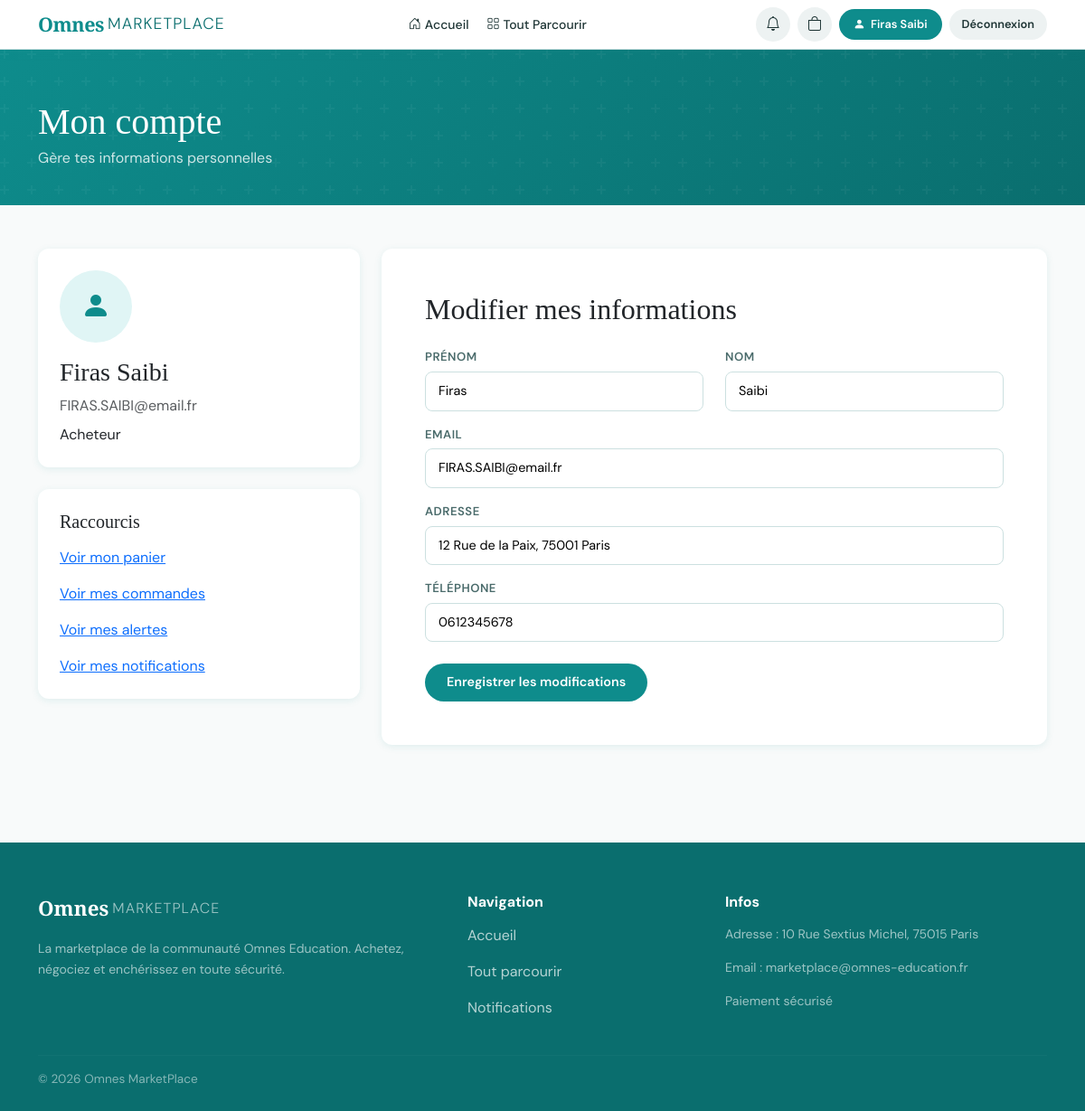
The page /account.php (signed in) on the database its author committed.
### tables this page shows
CREATE TABLE `acheteur` (
  `idAcheteur` int(11) NOT NULL,
  `nom` varchar(100) NOT NULL,
  `prenom` varchar(100) NOT NULL,
  `email` varchar(150) NOT NULL,
  `mdp` varchar(255) NOT NULL,
  `adresse` text,
  `NumTelephone` varchar(20) DEFAULT NULL,
  `clause_acceptee` tinyint(1) DEFAULT '0',
  `created_at` timestamp NOT NULL DEFAULT CURRENT_TIMESTAMP
);

### includes/helpers.php (called while the page is built, shortened)
<?php
function h(string $str): string {
    return htmlspecialchars($str, ENT_QUOTES, 'UTF-8');
}

### config/session.php (called while the page is built, shortened)
<?php
function currentUserRole(): ?string {
    return $_SESSION['user_role'] ?? null;
}

### account.php (the view, shortened to what this page needs)
<?php
require_once __DIR__ . '/config/session.php';
require_once __DIR__ . '/includes/helpers.php';
require_once __DIR__ . '/includes/ui.php';
$pdo = db();
$idUser = currentUserId();
$role = currentUserRole();
if ($role === 'acheteur') {
    $stmt = $pdo->prepare("SELECT * FROM acheteur WHERE idAcheteur = ? LIMIT 1");
    $stmt->execute([$idUser]);
    $user = $stmt->fetch();
} elseif ($role === 'vendeur') {
    $stmt = $pdo->prepare("SELECT * FROM vendeur WHERE idVendeur = ? LIMIT 1");
    $stmt->execute([$idUser]);
    $user = $stmt->fetch();
} else {
    $stmt = $pdo->prepare("SELECT * FROM admin WHERE idAdmin = ? LIMIT 1");
    $stmt->execute([$idUser]);
    $user = $stmt->fetch();
}
?>
<div class="page-hero">
    <div class="container">
        <h1 class="mt-2 mb-1">Mon compte</h1>
        <p style="color:rgba(255,255,255,.8);margin:0;">Gère tes informations personnelles</p>
    </div>
</div>
<div class="container py-5">
    <div class="row g-4">
        <div class="col-lg-4">
            <div class="card card-omnes p-4">
                <div style="width:80px;height:80px;border-radius:50%;background:var(--primary-pale);display:flex;align-items:center;justify-content:center;margin-bottom:16px;">
                    <i class="bi bi-person-fill" style="font-size:2rem;color:var(--primary);"></i>
                </div>
                <h3 class="font-display mb-2"><?= h(($user['prenom'] ?? '') . ' ' . ($user['nom'] ?? '')) ?></h3>
                <p class="text-muted mb-2"><?= h($user['email'] ?? '') ?></p>
                <p class="mb-0"><?= h(ucfirst($role)) ?></p>
            </div>
            <?php if ($role === 'acheteur'): ?>
                <div class="card card-omnes p-4 mt-4">
                    <h5 class="font-display mb-3">Raccourcis</h5>
                    <p><a href="<?= BASE_URL ?>/cart.php">Voir mon panier</a></p>
                    <p><a href="<?= BASE_URL ?>/orders.php">Voir mes commandes</a></p>
                    <p><a href="<?= BASE_URL ?>/alerts.php">Voir mes alertes</a></p>
                    <p class="mb-0"><a href="<?= BASE_URL ?>/notifications.php">Voir mes notifications</a></p>
                </div>
            <?php endif; ?>
        </div>
        <div class="col-lg-8">
            <div class="card card-omnes p-4 p-lg-5">
                <h2 class="font-display mb-4">Modifier mes informations</h2>
                <form method="POST" action="">
                    <div class="row">
                        <div class="col-md-6 mb-3">
                            <label class="form-label-omnes">Prénom</label>
                            <input type="text" name="prenom" value="<?= h($user['prenom'] ?? '') ?>" class="form-control-omnes" required>
                        </div>
                        <div class="col-md-6 mb-3">
                            <label class="form-label-omnes">Nom</label>
                            <input type="text" name="nom" value="<?= h($user['nom'] ?? '') ?>" class="form-control-omnes" required>
                        </div>
                    </div>
                    <div class="mb-3">
                        <label class="form-label-omnes">Email</label>
                        <input type="email" name="email" value="<?= h($user['email'] ?? '') ?>" class="form-control-omnes" required>
                    </div>
                    <?php if ($role === 'acheteur'): ?>
                        <div class="mb-3">
                            <label class="form-label-omnes">Adresse</label>
                            <input type="text" name="adresse" value="<?= h($user['adresse'] ?? '') ?>" class="form-control-omnes">
                        </div>
                        <div class="mb-4">
                            <label class="form-label-omnes">Téléphone</label>
                            <input type="text" name="telephone" value="<?= h($user['NumTelephone'] ?? '') ?>" class="form-control-omnes">
                        </div>
                    <?php endif; ?>
                    <button type="submit" class="btn btn-primary-omnes">Enregistrer les modifications</button>
                </form>
            </div>
        </div>
    </div>
</div>

### assets/css/style.css (style rules this page uses)
:root { --primary: #0e8c8c; --primary-dark: #0a6e6e; --primary-light: #14b0b0; --primary-pale: #e0f5f5; --accent: #f7a800; --accent-dark: #d48f00; --white: #ffffff; --gray-50: #f8fafa; --gray-100: #edf2f2; --gray-200: #d4e4e4; --gray-600: #4a6b6b; --gray-800: #1e3535; --text: #1e3535; --text-muted: #5a7a7a; --border: #cce0e0; --shadow-sm: 0 2px 8px rgba(14,140,140,.10); --shadow-md: 0 6px 24px rgba(14,140,140,.15); --shadow-lg: 0 16px 48px rgba(14,140,140,.18); --radius: 12px; --radius-sm: 8px; --radius-lg: 20px; }
* { box-sizing: border-box; margin: 0; padding: 0; }
body { font-family: 'DM Sans', sans-serif; background: var(--gray-50); color: var(--text); min-height: 100vh; display: flex; flex-direction: column; }
h1,h2,h3,.font-display { font-family: 'Playfair Display', serif; }
.card-omnes { border: none; border-radius: var(--radius); box-shadow: var(--shadow-sm); transition: box-shadow .25s, transform .25s; overflow: hidden; background: white; }
.btn-primary-omnes { background: var(--primary); border: none; color: white; border-radius: 50px; padding: 10px 24px; font-weight: 600; font-size: .9rem; transition: all .2s; cursor: pointer; }
.page-hero { background: linear-gradient(135deg, var(--primary) 0%, var(--primary-dark) 100%); color: white; padding: 48px 0 40px; position: relative; overflow: hidden; }
.page-hero::before { content:''; position:absolute; inset:0; }
.page-hero h1 { font-family: 'Playfair Display', serif; margin-bottom: 8px; }
.form-control-omnes { border: 1.5px solid var(--border); border-radius: var(--radius-sm); padding: 10px 14px; font-size: .9rem; transition: border-color .2s, box-shadow .2s; background: white; width: 100%; font-family: 'DM Sans', sans-serif; }
.form-label-omnes { font-weight: 600; font-size: .82rem; color: var(--gray-600); margin-bottom: 6px; display: block; text-transform: uppercase; letter-spacing: .5px; }

### rows shown on the page
acheteur: prenom+nom "Firas Saibi", email "FIRAS.SAIBI@email.fr", prenom "Firas", nom "Saibi", adresse "12 Rue de la Paix, 75001 Paris", telephone "0612345678"

### other values the page prints
$_SESSION['user_nom'] "Firas Saibi"
$role "Acheteur"
